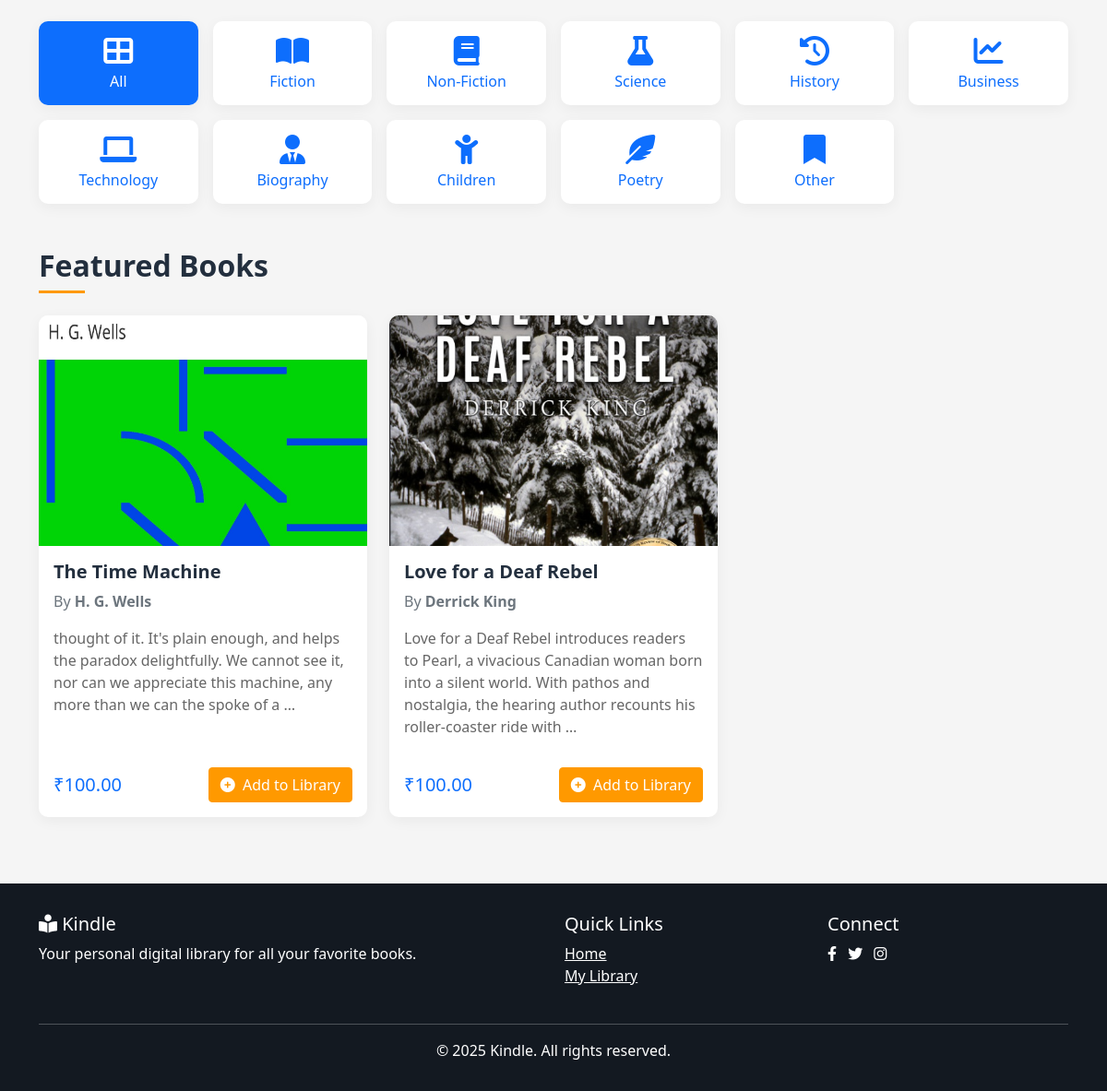
Before: / (signed in, lower part) with the older database file.
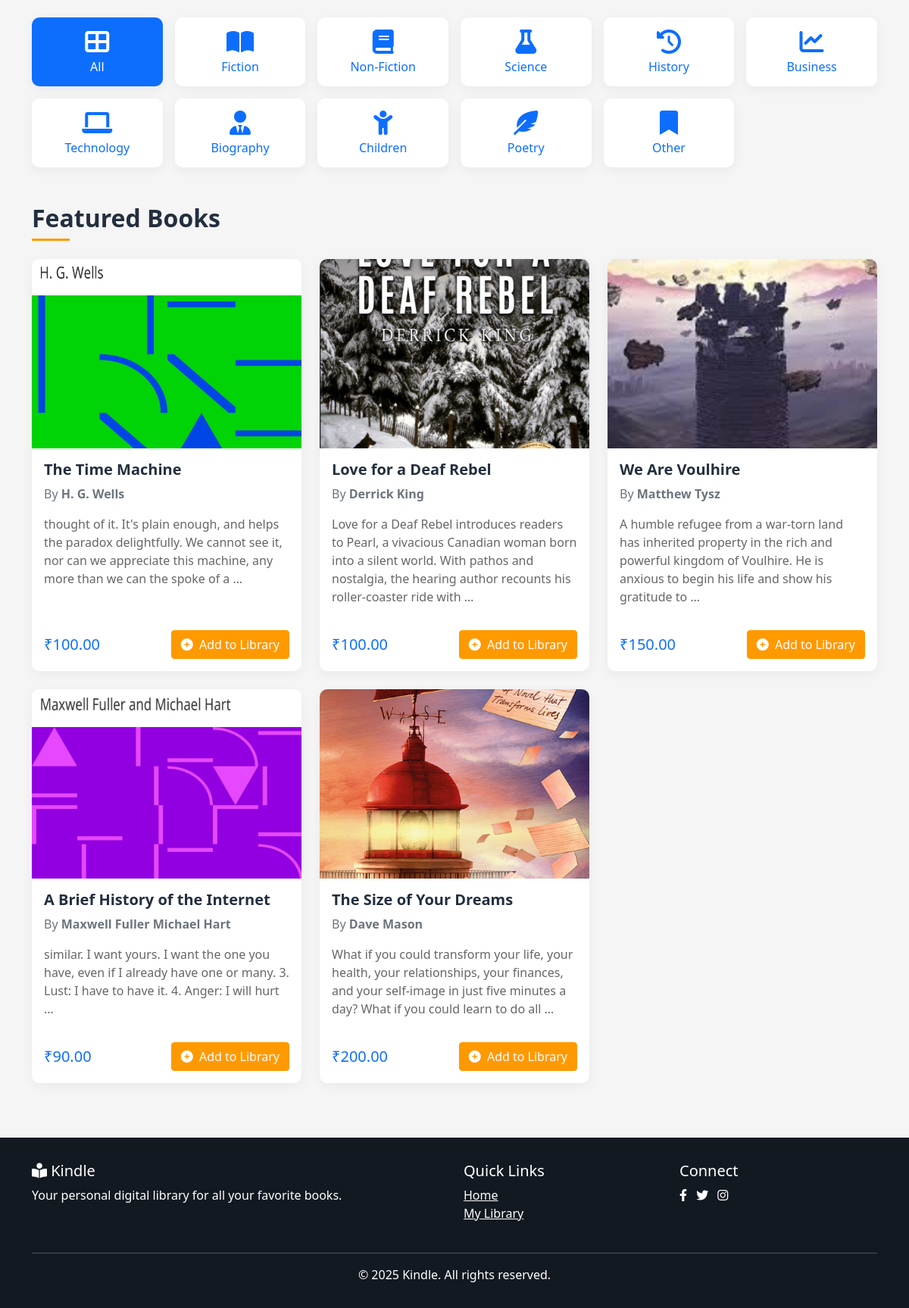
After: the same page with the newer database file.
### books/models.py (models this page shows, shortened)
class Book(models.Model):
    CATEGORY_CHOICES = (
        ('FICTION', 'Fiction'),
        ('NONFICTION', 'Non-Fiction'),
        ('SCIENCE', 'Science'),
        ('HISTORY', 'History'),
        ('BUSINESS', 'Business'),
        ('TECHNOLOGY', 'Technology'),
        ('BIOGRAPHY', 'Biography'),
        ('CHILDREN', 'Children'),
        ('POETRY', 'Poetry'),
        ('OTHER', 'Other'),
    )
    title = models.CharField(max_length=200)
    author = models.CharField(max_length=200)
    description = models.TextField()
    cover_image = models.ImageField(upload_to='book_covers/', null=True, blank=True)
    book_file = models.FileField(upload_to='book_files/', null=True, blank=True)
    price = models.DecimalField(max_digits=10, decimal_places=2)
    category = models.CharField(max_length=20, choices=CATEGORY_CHOICES, default='OTHER')
    created_at = models.DateTimeField(auto_now_add=True)

### books/views.py (the view)
# urls.py: path('', views.home, name='home'),
def home(request):
    category = request.GET.get('category', '')
    if category:
        books = Book.objects.filter(category=category)
    else:
        books = Book.objects.all()
    categories = Book.CATEGORY_CHOICES
    return render(request, 'books/home.html', {
        'books': books,
        'categories': categories,
        'selected_category': category
    })

### books/templates/books/home.html (shortened to what this page needs)
{% extends 'books/base.html' %}
{% block content %}
<div class="mb-5">
    <div class="row g-3">
        <div class="col-md-2 col-sm-4 col-6">
            <a href="{% url 'home' %}" class="text-decoration-none">
                <div class="card text-center p-3 {% if not selected_category %}bg-primary text-white{% endif %}">
                    <i class="fas fa-th-large fa-2x mb-2"></i>
                    <h6 class="mb-0">All</h6>
                </div>
            </a>
        </div>
        {% for category_code, category_name in categories %}
        <div class="col-md-2 col-sm-4 col-6">
            <a href="{% url 'home' %}?category={{ category_code }}" class="text-decoration-none">
                <div class="card text-center p-3 {% if selected_category == category_code %}bg-primary text-white{% endif %}">
                    {% if category_code == 'FICTION' %}
                    <i class="fas fa-book-open fa-2x mb-2"></i>
                    {% elif category_code == 'NONFICTION' %}
                    <i class="fas fa-book fa-2x mb-2"></i>
                    {% elif category_code == 'SCIENCE' %}
                    <i class="fas fa-flask fa-2x mb-2"></i>
                    {% elif category_code == 'HISTORY' %}
                    <i class="fas fa-history fa-2x mb-2"></i>
                    {% elif category_code == 'BUSINESS' %}
                    <i class="fas fa-chart-line fa-2x mb-2"></i>
                    {% elif category_code == 'TECHNOLOGY' %}
                    <i class="fas fa-laptop fa-2x mb-2"></i>
                    {% elif category_code == 'BIOGRAPHY' %}
                    <i class="fas fa-user-tie fa-2x mb-2"></i>
                    {% elif category_code == 'CHILDREN' %}
                    <i class="fas fa-child fa-2x mb-2"></i>
                    {% elif category_code == 'POETRY' %}
                    <i class="fas fa-feather-alt fa-2x mb-2"></i>
                    {% else %}
                    <i class="fas fa-bookmark fa-2x mb-2"></i>
                    {% endif %}
                    <h6 class="mb-0">{{ category_name }}</h6>
                </div>
            </a>
        </div>
        {% endfor %}
    </div>
</div>
<h2 class="page-title">
    {% if selected_category %}
        {{ selected_category|title }} Books
    {% else %}
        Featured Books
    {% endif %}
</h2>
<div class="row">
    {% for book in books %}
    <div class="col-md-4 mb-4">
        <div class="card h-100">
            {% if book.cover_image %}
           <a href="{% url 'book_detail' book.id %}"><img src="{{ book.cover_image.url }}" class="card-img-top" alt="{{ book.title }}"></a>
            {% else %}
            <div class="card-img-top d-flex align-items-center justify-content-center" style="background-color: #f0f0f0; height: 250px;">
                <i class="fas fa-book fa-3x text-muted"></i>
            </div>
            {% endif %}
            <div class="card-body d-flex flex-column">
                <h5 class="card-title">{{ book.title }}</h5>
                <p class="card-text text-muted">By <span class="fw-bold">{{ book.author }}</span></p>
                <p class="card-text flex-grow-1">{{ book.description|truncatewords:30 }}</p>
                <div class="d-flex justify-content-between align-items-center mt-3">
                    <span class="h5 mb-0 text-primary">₹{{ book.price }}</span>
                    {% if user.is_authenticated %}
                    <a href="{% url 'add_to_library' book.id %}" class="btn btn-primary">
                        <i class="fas fa-plus-circle me-1"></i> Add to Library
                    </a>
                    {% else %}
                    <a href="{% url 'login' %}" class="btn btn-outline-primary">
                        <i class="fas fa-sign-in-alt me-1"></i> Login to Add
                    </a>
                    {% endif %}
                </div>
            </div>
        </div>
    </div>
    {% empty %}
    <div class="col-12">
        <div class="alert alert-info">
            <i class="fas fa-info-circle me-2"></i> No books available in this category. Please check back later.
        </div>
    </div>
    {% endfor %}
</div>
{% endblock %}

Changed rows visible on the page:
added Book: cover_image (picture), title "We Are Voulhire", author "Matthew Tysz", description "A humble refugee from a war-torn land has inherited property in the rich and powerful kingdom of Voulhire. He is anxious to begin his life and show his gratitude to …", price "150.00"
added Book: cover_image (picture), title "A Brief History of the Internet", author "Maxwell Fuller Michael Hart", description "similar. I want yours. I want the one you have, even if I already have one or many. 3. Lust: I have to have it. 4. Anger: I will hurt …", price "90.00"
added Book: cover_image (picture), title "The Size of Your Dreams", author "Dave Mason", description "What if you could transform your life, your health, your relationships, your finances, and your self-image in just five minutes a day? What if you could learn to do all …", price "200.00"
